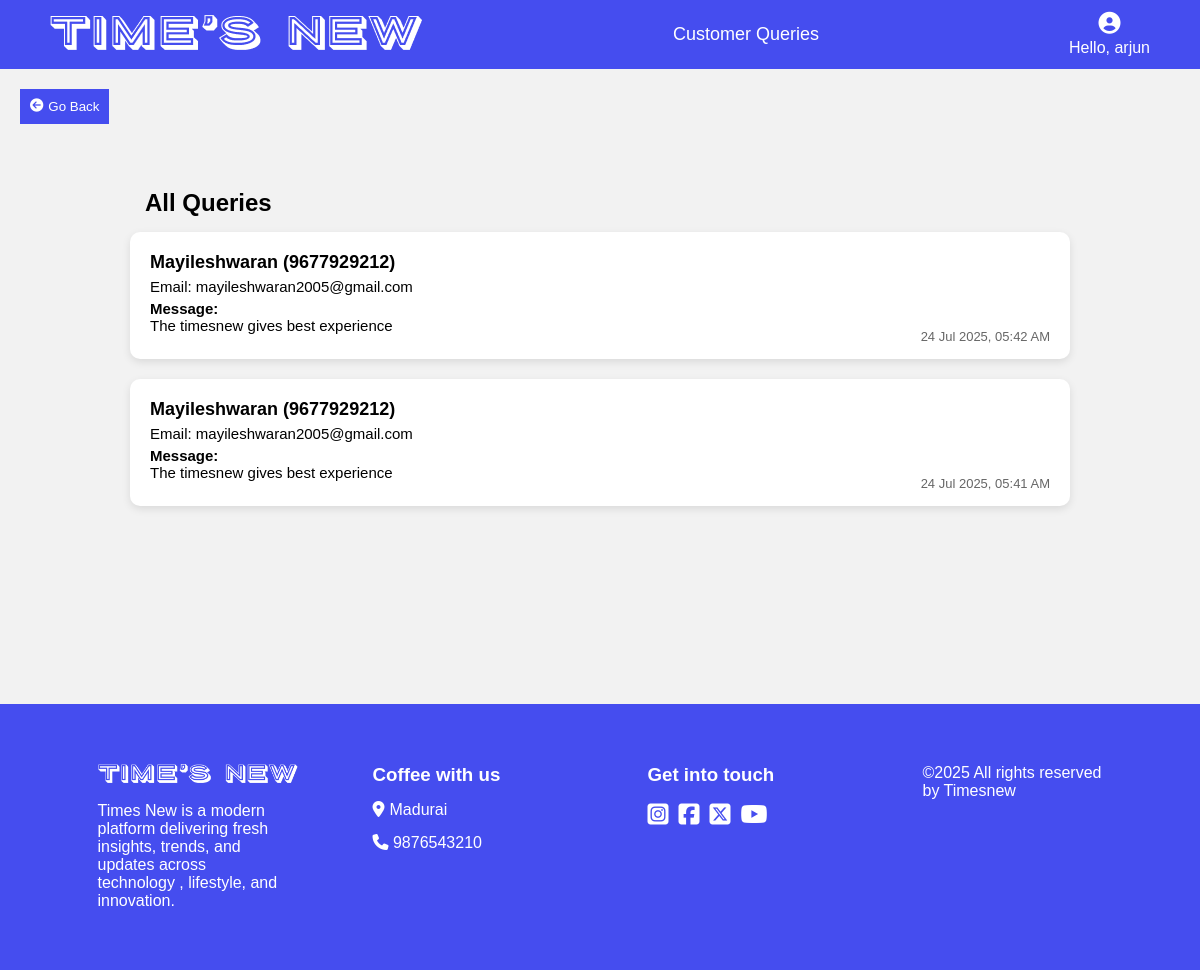
Before: /admin/query.php (signed in) with the older database file.
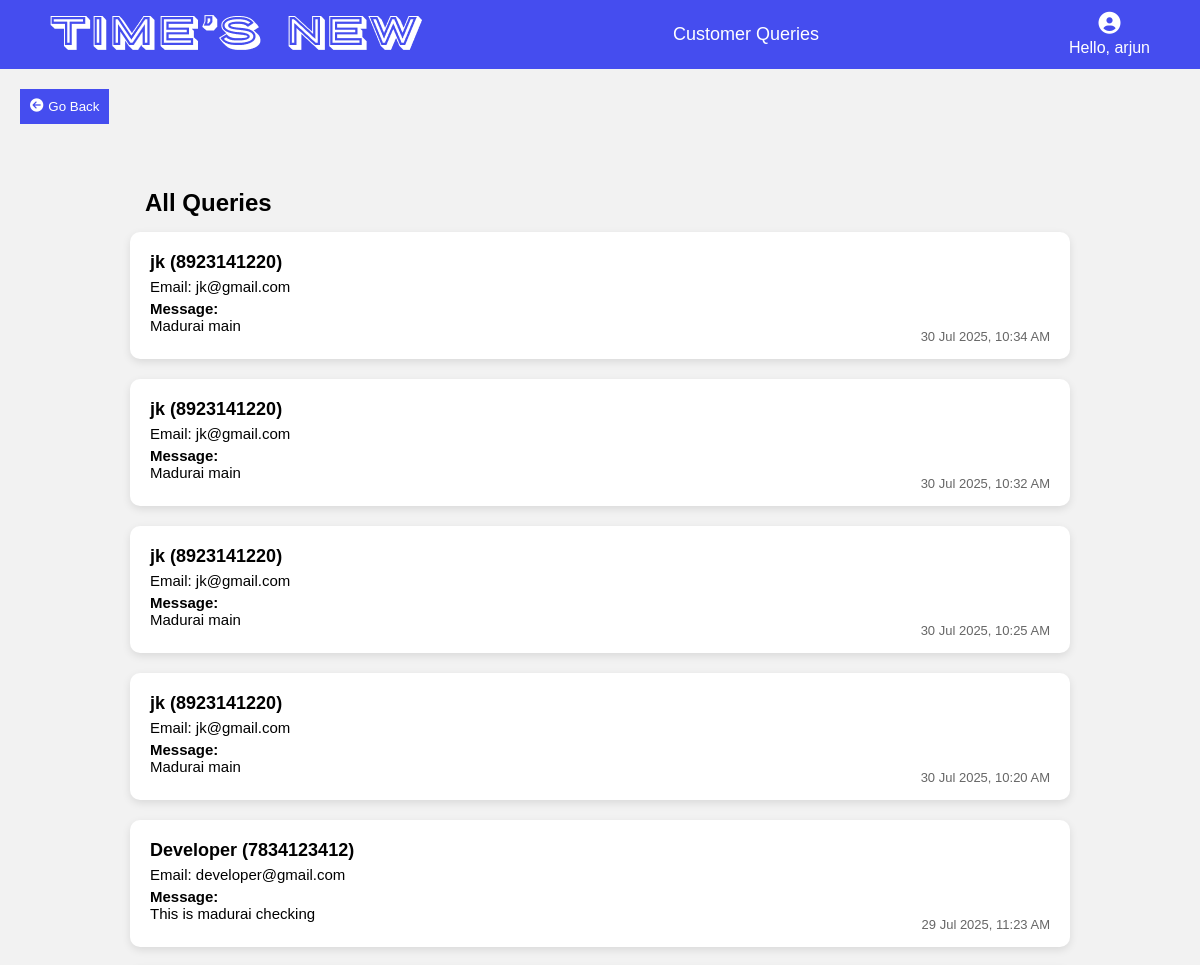
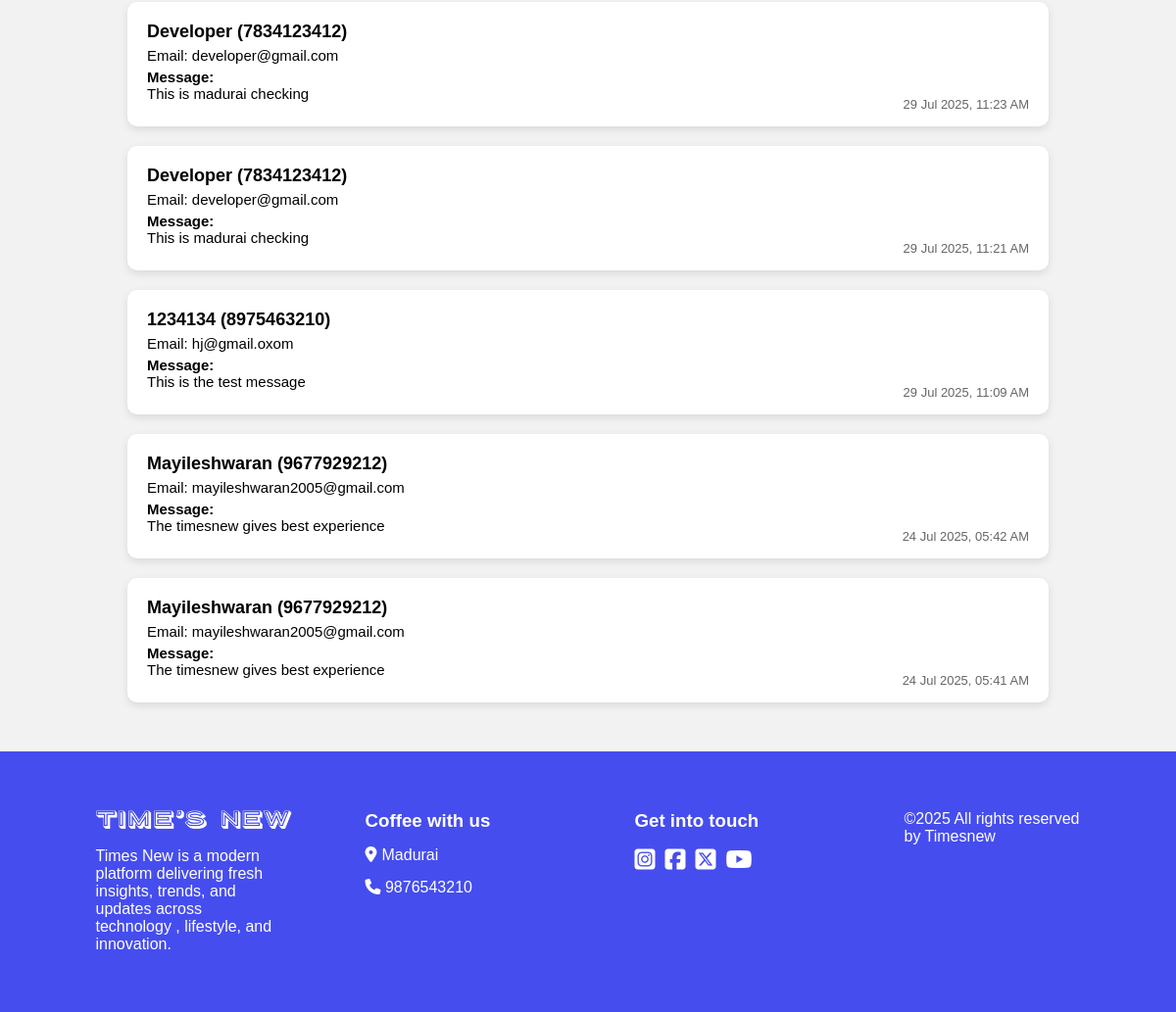
After: the same page with the newer database file (2 pictures, top to bottom).
### tables this page shows
CREATE TABLE `query` (
  `id` int(11) NOT NULL,
  `name` varchar(100) NOT NULL,
  `email` varchar(100) NOT NULL,
  `phone` varchar(20) NOT NULL,
  `message` text NOT NULL,
  `created_at` timestamp NOT NULL DEFAULT current_timestamp()
);

### admin/query.php (the view, shortened to what this page needs)
<?php
include('../config/db.php');
$result = $conn->query("SELECT * FROM query ORDER BY created_at DESC");
?>
<?php
if (!isset($_SESSION['user_id'])) {
    $username = "Guest";
} else {
    $user_id = $_SESSION['user_id'];
    $query = "SELECT name FROM users WHERE id = ?";
    $stmt = $conn->prepare($query);
    $stmt->bind_param("i", $user_id);
    $stmt->execute();
    $stmt->bind_result($username);
}
?>
<!DOCTYPE html>
<html>
<head>
    <link rel="stylesheet" href="../css/nav.css">
    <link rel="stylesheet" href="https://cdnjs.cloudflare.com/ajax/libs/font-awesome/6.7.2/css/all.min.css">
    <link rel="stylesheet" href="../css/query.css">
</head>
<body>
<div class="navbar">
  <div class="logo">          <a href="./dashboard.php">   <img src="../image/Time’s new.png" alt="" ></a></div>
  <div class="center">Customer Queries</div>
  <div class="right">
    <i class="fas fa-user-circle profile-icon"></i>
    <p class="text" style="color: white;">Hello, <?= htmlspecialchars($username) ?></p>
  </div>
</div>
  <div class="arrow">
    <button onclick="history.back()" class="btn-back"> <i class="fa-solid fa-circle-arrow-left"></i> Go Back</button>
 </div>
<div class="container">
    <h2>All Queries</h2>
    <?php if ($result->num_rows > 0): ?>
        <?php while ($row = $result->fetch_assoc()): ?>
            <div class="query-card">
                <h3><?= htmlspecialchars($row['name']) ?> (<?= htmlspecialchars($row['phone']) ?>)</h3>
                <p>Email: <?= htmlspecialchars($row['email']) ?></p>
                <p><strong>Message:</strong><br><?= nl2br(htmlspecialchars($row['message'])) ?></p>
                <div class="timestamp"><?= date('d M Y, h:i A', strtotime($row['created_at'])) ?></div>
            </div>
        <?php endwhile; ?>
    <?php else: ?>
        <p>No queries found.</p>
    <?php endif; ?>
</div>
<footer>
    <div class="foot-1">
                     <a href="./dashboard.php">   <img src="../image/Time’s new.png" alt="" width="200px"></a>
             <p>Times New is a modern platform delivering fresh insights, trends, and updates across technology
                , lifestyle, and innovation.</p>
    </div>
    <div class="foot-3">
        <h3>Coffee with us</h3>
         <div class="fr"><i class="fa-solid fa-location-dot"></i> <p>Madurai</p></div>
         <div class="fr"><a href="tel:+91 9876543210" target="_blank"><i class="fa-solid fa-phone"></i> <span> 9876543210</span>
                    </a></div>
    </div>
   <div class="foot-4">
    <h3>Get into touch</h3>
    <div class="foot-4a">
   <a href="https://www.instagram.com/accounts/login/?hl=en" target="_blank"> <i class="fa-brands fa-square-instagram"></i></a>
    <a href="https://www.facebook.com/login/" target="_blank"><i class="fa-brands fa-square-facebook"></i></a>
  <a href="https://x.com/i/flow/login" target="_blank"><i class="fa-brands fa-square-x-twitter"></i></a>
  <a href="https://www.youtube.com/" target="_blank"><i class="fa-brands fa-youtube"></i></a></div></div>
     <div class="foot-2">
          <p>&copy;2025 All rights reserved by Timesnew</p>
    </div>
    </footer>
</body>
</html>

Changed rows visible on the page:
added query: name "jk", phone "8923141220", email "jk@gmail.com", message "Madurai main", created_at "30 Jul 2025, 10:34 AM"
added query: name "jk", phone "8923141220", email "jk@gmail.com", message "Madurai main", created_at "30 Jul 2025, 10:32 AM"
added query: name "jk", phone "8923141220", email "jk@gmail.com", message "Madurai main", created_at "30 Jul 2025, 10:25 AM"
added query: name "jk", phone "8923141220", email "jk@gmail.com", message "Madurai main", created_at "30 Jul 2025, 10:20 AM"
added query: name "Developer", phone "7834123412", email "developer@gmail.com", message "This is madurai checking", created_at "29 Jul 2025, 11:23 AM"
added query: name "Developer", phone "7834123412", email "developer@gmail.com", message "This is madurai checking", created_at "29 Jul 2025, 11:23 AM"
added query: name "Developer", phone "7834123412", email "developer@gmail.com", message "This is madurai checking", created_at "29 Jul 2025, 11:21 AM"
added query: name "1234134", phone "8975463210", email "hj@gmail.oxom", message "This is the test message", created_at "29 Jul 2025, 11:09 AM"
